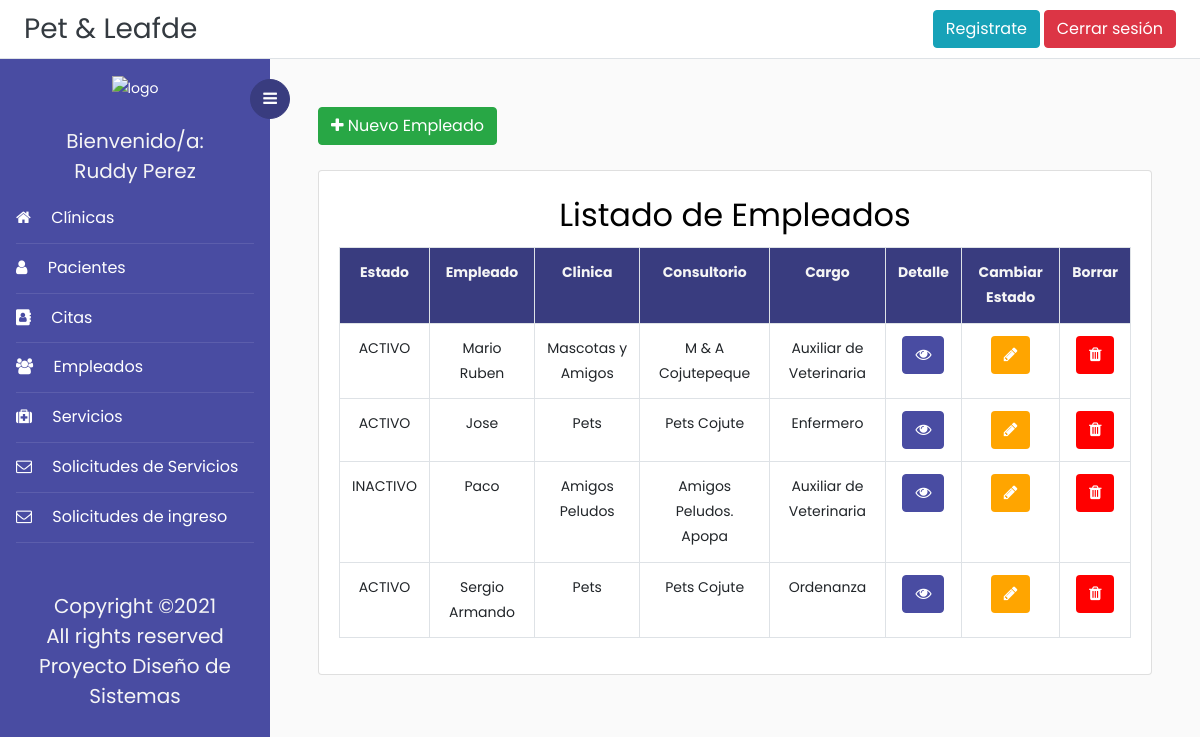
The app's page /listadoEmpleados/ (signed in), older data.
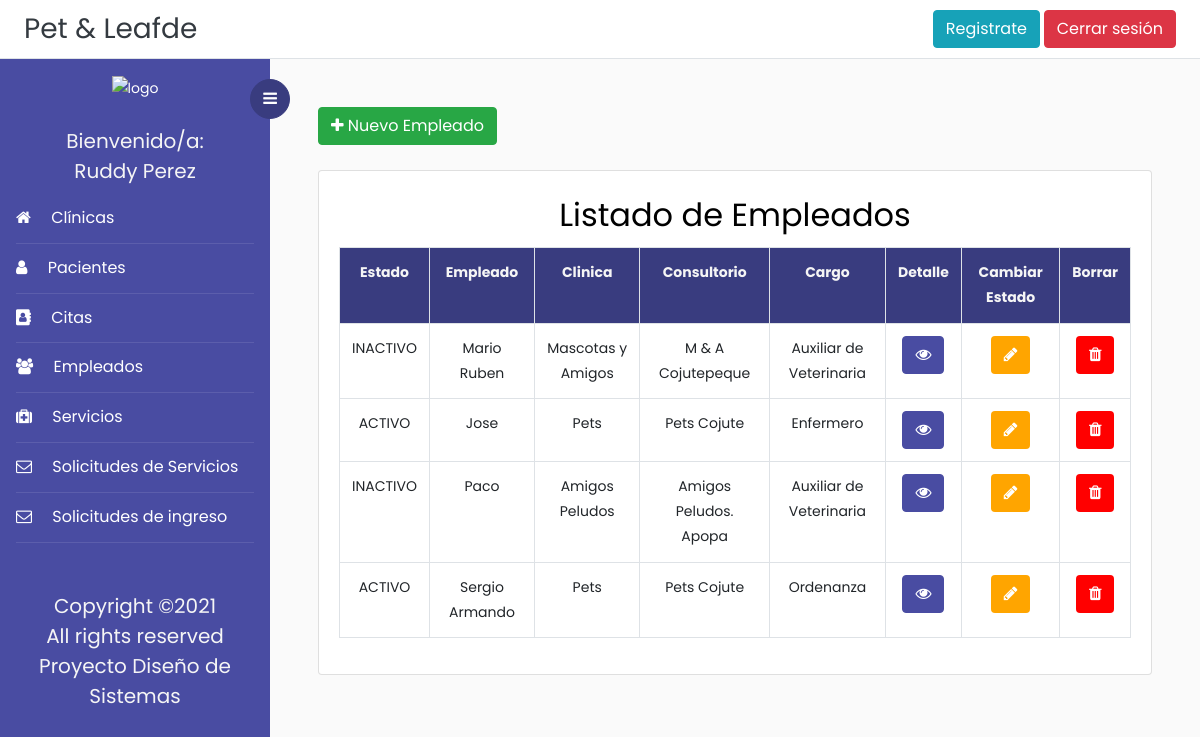
The same page, newer data.
### Veterinaria/models.py (models this page shows, shortened)
class Empleado(models.Model):
    duiEmp = models.CharField(max_length=10, verbose_name="DUI", help_text="########-#",primary_key=True, validators=[formato_Dui])
    nombreEmp = models.CharField(max_length=100, validators=[solo_Letras])
    apellidoEmp = models.CharField(max_length=100, validators=[solo_Letras])
    telefonoEmp = models.CharField(max_length=10, help_text="####-####", validators=[formato_Telefono])
    cargo = models.CharField(max_length=50)
    salario = models.CharField(max_length=9, validators=[solo_Numeros])
    clinica = models.ForeignKey('Clinica', on_delete = models.PROTECT)
    consultorio = models.ForeignKey('Consultorio', on_delete = models.CASCADE)
    activo = models.BooleanField(blank=True,  default=1)

class Consultorio(models.Model):
    clinica = models.ForeignKey('Clinica', on_delete = models.CASCADE)
    nombre = models.CharField(max_length=60)
    direccion = models.TextField()
    longitud = models.FloatField(blank=True, null=True)
    latitud = models.FloatField(blank=True, null=True)
    correoElectronico = models.CharField(max_length=200, null=True)
    horarios = models.CharField(max_length=50)
    telefono = models.CharField(max_length=9, validators=[formato_Telefono])
    servicios = models.ManyToManyField('Servicio')
    fechaIngreso = models.DateField(auto_now_add=True, null=True)
    ESTADO = (('Activa','Activa'),('Inactiva', 'Inactiva'))
    estado = models.CharField(max_length=10, choices=ESTADO, default="Activa")
    def __str__(self):
        return self.nombre

class Clinica(models.Model):
    id = models.IntegerField(primary_key = True)
    propietario = models.CharField(max_length=50, validators=[solo_Letras])
    nombre = models.CharField(max_length=60)
    direccion = models.TextField()
    horarios = models.CharField(max_length=50)
    telefono = models.CharField(max_length=9)
    fechaIngreso = models.DateField(auto_now_add=True, null=True)
    correoElectronico = models.CharField(max_length=200, null=True)
    ESTADO = (('Activa','Activa'),('Inactiva', 'Inactiva'))
    estado = models.CharField(max_length=10, choices=ESTADO, default="Activa")

### Veterinaria/views.py (the view)
# urls.py: path('listadoEmpleados/', login_required(ListarEmpleados.as_view()), name='listado_empleados'),
class ListarEmpleados(ListView):
    model = Empleado
    template_name = 'Plantillas/listadoEmpleados.html'
    context_object_name = 'empleados'

### Veterinaria/templates/Plantillas/listadoEmpleados.html (shortened to what this page needs)
{% extends 'base.html' %}
{% block content %}
<div class="d-flex justify-content-start">
		<a href="{% url 'crear_empleado' %}" class="btn btn-success"><i class="fa fa-plus" aria-hidden="true"></i> Nuevo Empleado</a>
</div>&nbsp;
<div class="row">
    <div class="col-md">
        <div class="card">
            <div class="card-body">
                <h2 align ="center">Listado de Empleados</h2>
                <table  class="table table-bordered ">
					<tr style="text-align: center; background-color: #393c7f; color:whitesmoke;">
						<th style="text-align: center">Estado</th>
						<th style="text-align: center">Empleado</th>
						<th style="text-align: center">Clinica</th>
						<th style="text-align: center">Consultorio</th>
						<th style="text-align: center">Cargo</th>
						<th>Detalle</th>
						<th style="text-align: center">Cambiar Estado</th>
						<th>Borrar</th>
					</tr>
					{% for p in empleados %}
						<tr>
							<td style="text-align: center">
								{% if p.activo == 1 %} ACTIVO {% else %} INACTIVO {% endif %}
							</td>
							<td style="text-align: center">
								<div>{{p.nombreEmp}}</div>
							</td>
							<td style="text-align: center">
								<div>{{p.consultorio.clinica.nombre}}</div>
							</td>
							<td style="text-align: center">
								{{p.consultorio}}
							</td>
							<td style="text-align: center">
								{{p.cargo}}
							</td>
							<td style="text-align: center">
								<a href="{% url 'detalle_empleado' p.duiEmp %}" class="btn btn-primary" style="color:white;"><i class="fa fa-eye" aria-hidden="true"></i></a>
							</td>
							<td style="text-align:center;">
								<button onclick="return abrir_modal('{% url 'cambiar_estado' p.duiEmp %}')"  style="color:white; background-color:orange" class="btn btn-successtn"><i class="fa fa-pencil" aria-hidden="true"></i></button>
							</td>
							<td style="text-align:center;">
								<button onclick="return abrir_modal('{% url 'eliminar_empleado' p.duiEmp %}')"  style="color:white; background-color:red" class="btn btn-successtn"><i class="fa fa-trash" aria-hidden="true"></i></button>
							</td>
						</tr>
					{% endfor %}
				</table>
            </div>
        </div>
    </div>
</div>&nbsp;
{% endblock content%}

Row changes from the older to the newer data that the page shows:
changed Empleado "Mario Ruben": activo "ACTIVO" → "INACTIVO"
